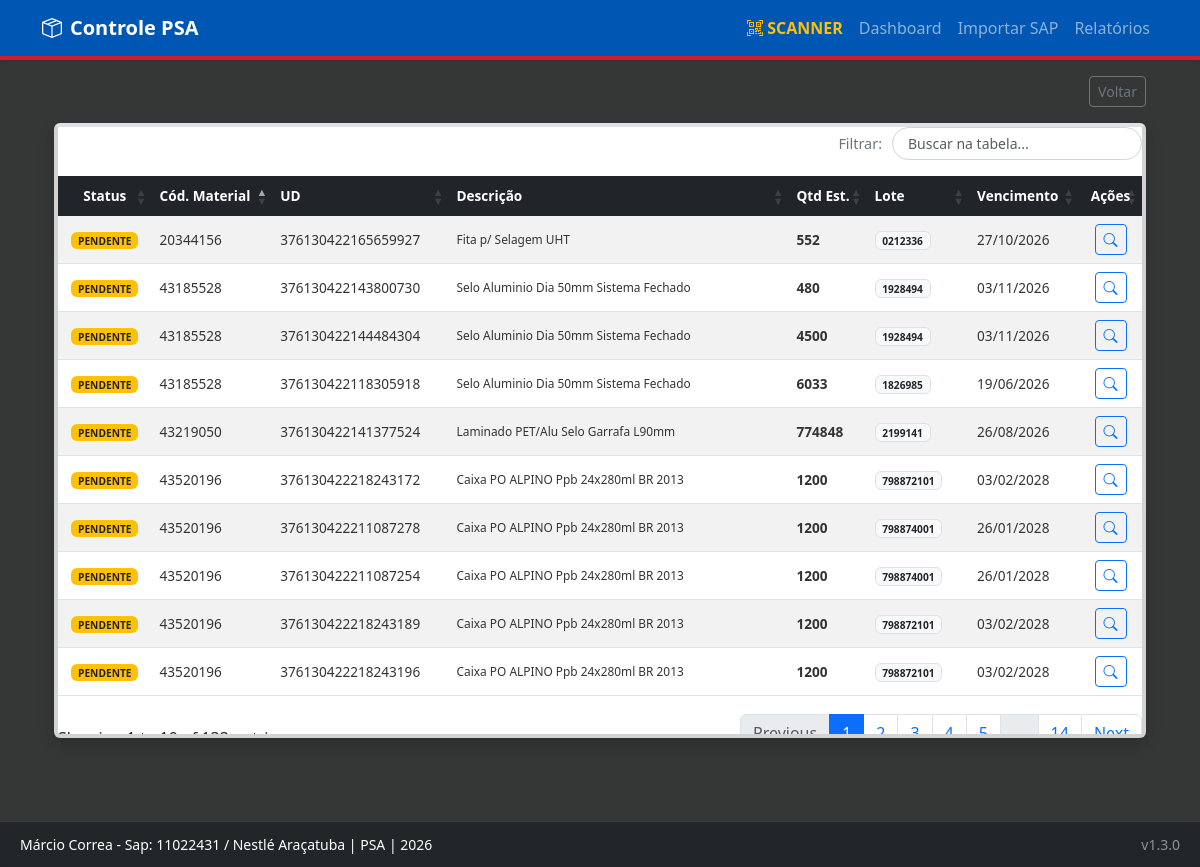
Page /reports/lista/pendentes on the earlier database version.
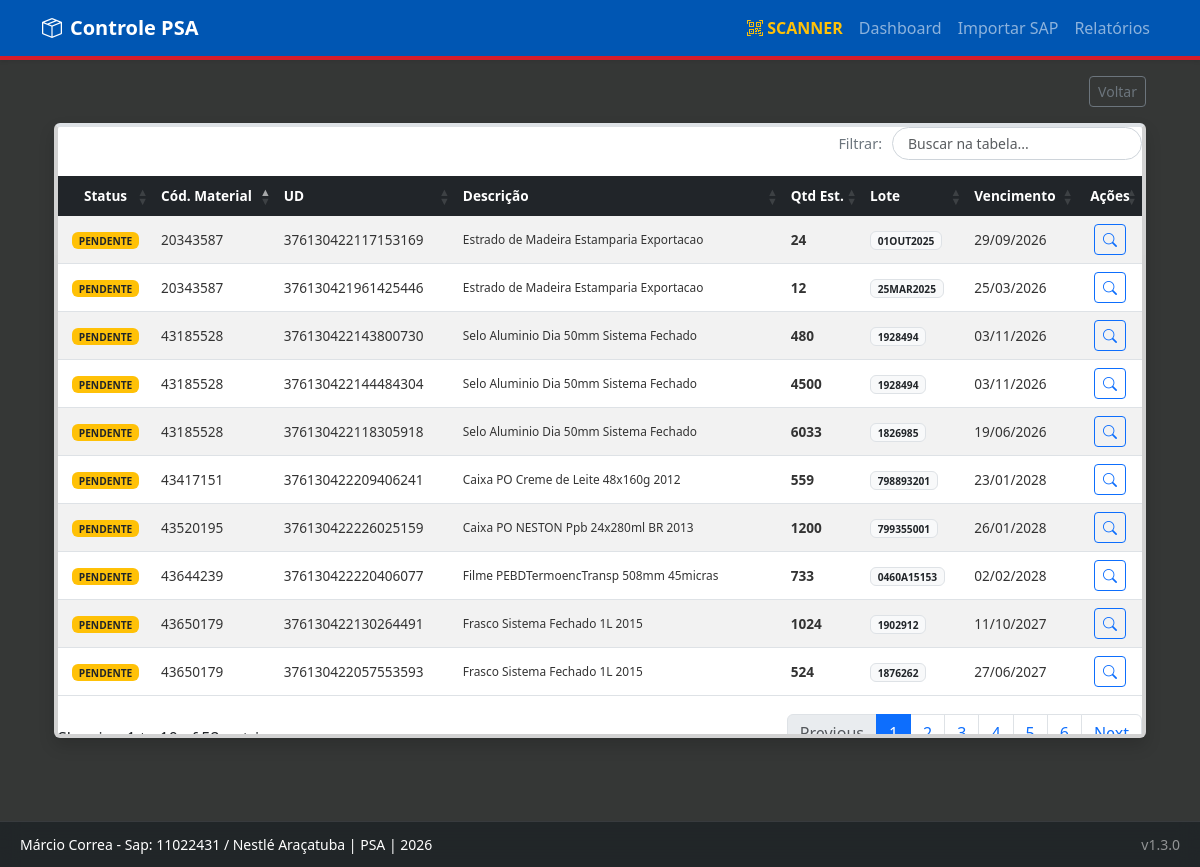
Same page on the later database version.
### app/models/material.py (models this page shows)
class MaterialPSA(db.Model):
    __tablename__ = 'material_psa'
    id = db.Column(db.Integer, primary_key=True)
    unidade_deposito = db.Column(db.String(50), unique=True, nullable=False) # UD
    cod_material = db.Column(db.String(50), nullable=False)
    desc_material = db.Column(db.String(200))
    lote = db.Column(db.String(50))
    posicao_deposito = db.Column(db.String(50))
    tipo_deposito = db.Column(db.String(20)) # PSA, Depósito Fixo, etc.
    quantidade_estoque = db.Column(db.Float, default=0.0)
    unidade_medida = db.Column(db.String(10)) # PC, KG, UN
    data_vencimento = db.Column(db.Date)
    data_ultimo_mov = db.Column(db.Date)
    data_importacao = db.Column(db.DateTime, default=datetime.utcnow)
    conferido = db.Column(db.Boolean, default=False)
    data_conferencia = db.Column(db.DateTime)
    conferente_sap = db.Column(db.String(20)) # Removi a FK temporariamente para evitar erro se a tabela usuarios não existir
    possui_divergencia = db.Column(db.Boolean, default=False)
    observacao_conferente = db.Column(db.Text)
    def to_dict(self):
        return {
            "id": self.id,
            "ud": self.unidade_deposito,
            "material": self.cod_material,
            "descricao": self.desc_material,
            "lote": self.lote or "S/L",
            "posicao": self.posicao_deposito or "S/P",
            "tipdep": self.tipo_deposito,
            "qtd": f"{self.quantidade_estoque:.0f}",
            "unidade": self.unidade_medida,
            "vencimento": self.data_vencimento.strftime('%d/%m/%Y') if self.data_vencimento else "S/V",
            "ult_mov": self.data_ultimo_mov.strftime('%d/%m/%Y') if self.data_ultimo_mov else "---",
            "status": "CONFERIDO" if self.conferido else "PENDENTE",
            "alerta_risco": self.possui_divergencia,
            "observacao": self.observacao_conferente or ""
        }

### app/routes/reports.py (the view)
@bp.route('/lista/<tipo>')
def lista_materiais(tipo):
    data_filtro = request.args.get('data_filtro')
    if tipo == 'pendentes':
        query = MaterialPSA.query.filter_by(conferido=False)
    elif tipo == 'conferidos':
        query = MaterialPSA.query.filter_by(conferido=True)
    else:
        query = MaterialPSA.query
    if data_filtro and data_filtro != 'None':
        materiais = [m for m in query.all() if m.data_importacao.strftime('%d/%m/%Y') == data_filtro]
    else:
        materiais = query.all()
    return render_template('reports/lista.html', materiais=materiais, tipo=tipo, data_atual=data_filtro)

### app/templates/reports/lista.html (shortened to what this page needs)
{% extends "base.html" %}
{% block content %}
<div class="container-fluid">
    <div class="d-flex justify-content-between align-items-center mb-3 no-print">
        <div>
            <a href="{{ url_for('reports.index') }}" class="btn btn-sm btn-outline-secondary">Voltar</a>
        </div>
    </div>
    <div class="card shadow border-top border-4 border-{{ cor }}">
        <div class="card-body p-0">
            <div class="table-responsive" style="max-height: 70vh; overflow-y: auto;">
               <table class="table table-striped table-hover table-sm mb-0 text-nowrap tabela-dinamica">
                    <thead class="table-dark sticky-top">
                        <tr>
                            <th class="text-center">Status</th>
                            <th>Cód. Material</th>
                            <th>UD</th>
                            <th>Descrição</th>
                            <th>Qtd Est.</th>
                            <th>Lote</th>
                            <th>Vencimento</th>
                            <th class="text-center">Ações</th>
                        </tr>
                    </thead>
                    <tbody>
                        {% for m in materiais %}
                        <tr>
                            <td class="text-center align-middle">
                                {% if m.conferido %}
                                    <span class="badge bg-success">OK</span>
                                {% else %}
                                    <span class="badge bg-warning text-dark">PENDENTE</span>
                                {% endif %}
                            </td>
                            <td>{{ m.cod_material }}</td>
                            <td class="text-ud-font">{{ m.unidade_deposito }}</td>
                            <td class="small">{{ m.desc_material or m.cod_material }}</td>
                            <td class="text-primary text-ud-font">{{ m.quantidade_estoque|int }}</td>
                            <td><span class="badge bg-light text-dark border">{{ m.lote or 'S/L' }}</span></td>
                            <td class="{% if m.data_vencimento and m.data_vencimento < now.date() %}text-danger text-ud-font{% endif %}">
                                {{ m.data_vencimento.strftime('%d/%m/%Y') if m.data_vencimento else 'S/V' }}
                            </td>
                            <td class="text-center">
                                <button class="btn btn-outline-primary btn-sm" onclick='abrirDetalhes({{ m.to_dict() | tojson | safe }})'>
                                    <i class="bi bi-search"></i>
                                </button>
                            </td>
                        </tr>
                        {% endfor %}
                    </tbody>
                </table>
            </div>
        </div>
    </div>
</div>
{% endblock %}

Differences in the rows shown:
removed MaterialPSA: conferido "PENDENTE", cod_material "20344156", unidade_deposito "376130422165659927", desc_material "Fita p/ Selagem UHT", quantidade_estoque "552", lote "0212336", data_vencimento "27/10/2026"
no longer on this page (row edited): MaterialPSA: conferido "PENDENTE", cod_material "43219050", unidade_deposito "376130422141377524", desc_material "Laminado PET/Alu Selo Garrafa L90mm", quantidade_estoque "774848", lote "2199141", data_vencimento "26/08/2026"
removed MaterialPSA: conferido "PENDENTE", cod_material "43520196", unidade_deposito "376130422218243172", desc_material "Caixa PO ALPINO Ppb 24x280ml BR 2013", quantidade_estoque "1200", lote "798872101", data_vencimento "03/02/2028"
removed MaterialPSA: conferido "PENDENTE", cod_material "43520196", unidade_deposito "376130422211087278", desc_material "Caixa PO ALPINO Ppb 24x280ml BR 2013", quantidade_estoque "1200", lote "798874001", data_vencimento "26/01/2028"
removed MaterialPSA: conferido "PENDENTE", cod_material "43520196", unidade_deposito "376130422211087254", desc_material "Caixa PO ALPINO Ppb 24x280ml BR 2013", quantidade_estoque "1200", lote "798874001", data_vencimento "26/01/2028"
removed MaterialPSA: conferido "PENDENTE", cod_material "43520196", unidade_deposito "376130422218243189", desc_material "Caixa PO ALPINO Ppb 24x280ml BR 2013", quantidade_estoque "1200", lote "798872101", data_vencimento "03/02/2028"
removed MaterialPSA: conferido "PENDENTE", cod_material "43520196", unidade_deposito "376130422218243196", desc_material "Caixa PO ALPINO Ppb 24x280ml BR 2013", quantidade_estoque "1200", lote "798872101", data_vencimento "03/02/2028"
now on this page (row edited): MaterialPSA: conferido "PENDENTE", cod_material "20343587", unidade_deposito "376130422117153169", desc_material "Estrado de Madeira Estamparia Exportacao", quantidade_estoque "24", lote "01OUT2025", data_vencimento "29/09/2026"
now on this page (row edited): MaterialPSA: conferido "PENDENTE", cod_material "20343587", unidade_deposito "376130421961425446", desc_material "Estrado de Madeira Estamparia Exportacao", quantidade_estoque "12", lote "25MAR2025", data_vencimento "25/03/2026"
now on this page (row edited): MaterialPSA: conferido "PENDENTE", cod_material "43650179", unidade_deposito "376130422130264491", desc_material "Frasco Sistema Fechado 1L 2015", quantidade_estoque "1024", lote "1902912", data_vencimento "11/10/2027"
now on this page (row edited): MaterialPSA: conferido "PENDENTE", cod_material "43650179", unidade_deposito "376130422057553593", desc_material "Frasco Sistema Fechado 1L 2015", quantidade_estoque "524", lote "1876262", data_vencimento "27/06/2027"
added MaterialPSA: conferido "PENDENTE", cod_material "43644239", unidade_deposito "376130422220406077", desc_material "Filme PEBDTermoencTransp 508mm 45micras", quantidade_estoque "733", lote "0460A15153", data_vencimento "02/02/2028"
added MaterialPSA: conferido "PENDENTE", cod_material "43417151", unidade_deposito "376130422209406241", desc_material "Caixa PO Creme de Leite 48x160g 2012", quantidade_estoque "559", lote "798893201", data_vencimento "23/01/2028"
added MaterialPSA: conferido "PENDENTE", cod_material "43520195", unidade_deposito "376130422226025159", desc_material "Caixa PO NESTON Ppb 24x280ml BR 2013", quantidade_estoque "1200", lote "799355001", data_vencimento "26/01/2028"
Other differences:
text written by a page script: "Filtrar: Showing 1 to 10 of 133 entries Previous 1 2 3 4 5 14 Next" → "Filtrar: Showing 1 to 10 of 52 entries Previous 1 2 3 4 5 6 Next"
